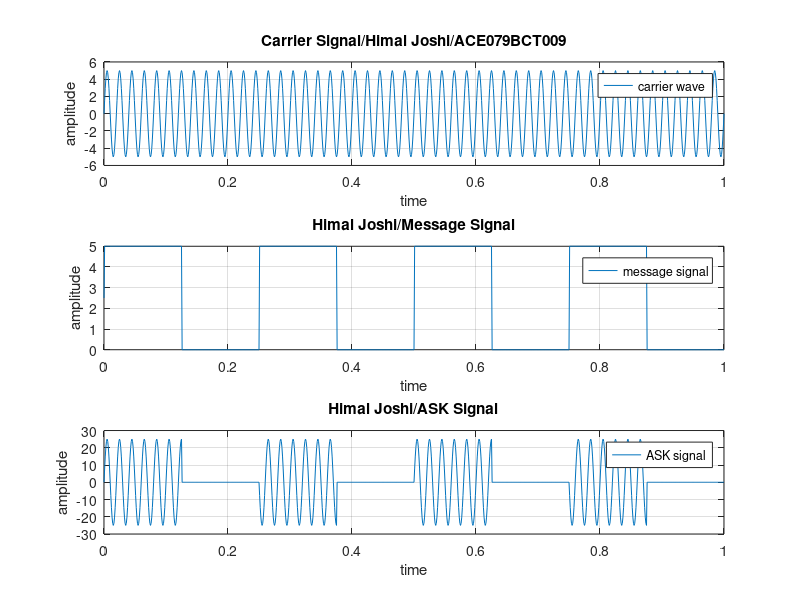

Write MATLAB code to recreate this figure.
clc;
clear all;
close all;

Amp = 5;
fp = 4;
fc = 50;
t = 0:0.001:1;

x = Amp * sin(2 * pi * fc *t);
subplot(3 , 1, 1);
plot(t,x);
grid on;
xlabel('time');
ylabel('amplitude');
title('Carrier Signal/Himal Joshi/ACE079BCT009');
legend("carrier wave");


y = (Amp/2) * (sign(sin(2 * pi * fp * t)) + 1);

subplot(3, 1, 2);
plot(t, y);
grid on;
xlabel('time');
ylabel('amplitude');
title('Himal Joshi/Message Signal');
legend('message signal');

a = x .* y;
subplot(3, 1, 3);
plot(t, a);
grid on;
xlabel('time');
ylabel('amplitude');
title('Himal Joshi/ASK Signal');
legend('ASK signal');